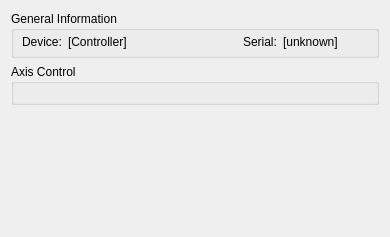
<?xml version="1.0" encoding="UTF-8"?>
<ui version="4.0">
 <class>DockWidgetThorlabsISM</class>
 <widget class="QWidget" name="DockWidgetThorlabsISM">
  <property name="geometry">
   <rect>
    <x>0</x>
    <y>0</y>
    <width>390</width>
    <height>237</height>
   </rect>
  </property>
  <property name="windowTitle">
   <string>Thorlabs ISM</string>
  </property>
  <layout class="QVBoxLayout" name="verticalLayout_2">
   <item>
    <widget class="QGroupBox" name="groupBox">
     <property name="sizePolicy">
      <sizepolicy hsizetype="Preferred" vsizetype="Minimum">
       <horstretch>0</horstretch>
       <verstretch>0</verstretch>
      </sizepolicy>
     </property>
     <property name="title">
      <string>General Information</string>
     </property>
     <layout class="QVBoxLayout" name="verticalLayout_5">
      <property name="spacing">
       <number>6</number>
      </property>
      <property name="leftMargin">
       <number>8</number>
      </property>
      <property name="topMargin">
       <number>1</number>
      </property>
      <property name="rightMargin">
       <number>8</number>
      </property>
      <property name="bottomMargin">
       <number>3</number>
      </property>
      <item>
       <layout class="QHBoxLayout" name="horizontalLayout_4">
        <item>
         <widget class="QLabel" name="label_2">
          <property name="sizePolicy">
           <sizepolicy hsizetype="Preferred" vsizetype="Preferred">
            <horstretch>0</horstretch>
            <verstretch>0</verstretch>
           </sizepolicy>
          </property>
          <property name="text">
           <string>Device:</string>
          </property>
         </widget>
        </item>
        <item>
         <widget class="QLabel" name="lblDevice">
          <property name="sizePolicy">
           <sizepolicy hsizetype="Expanding" vsizetype="Preferred">
            <horstretch>0</horstretch>
            <verstretch>0</verstretch>
           </sizepolicy>
          </property>
          <property name="text">
           <string>[Controller]</string>
          </property>
         </widget>
        </item>
        <item>
         <spacer name="horizontalSpacer_2">
          <property name="orientation">
           <enum>Qt::Horizontal</enum>
          </property>
          <property name="sizeHint" stdset="0">
           <size>
            <width>40</width>
            <height>20</height>
           </size>
          </property>
         </spacer>
        </item>
        <item>
         <widget class="QLabel" name="label_6">
          <property name="sizePolicy">
           <sizepolicy hsizetype="Preferred" vsizetype="Preferred">
            <horstretch>0</horstretch>
            <verstretch>0</verstretch>
           </sizepolicy>
          </property>
          <property name="text">
           <string>Serial:</string>
          </property>
         </widget>
        </item>
        <item>
         <widget class="QLabel" name="lblSerial">
          <property name="sizePolicy">
           <sizepolicy hsizetype="MinimumExpanding" vsizetype="Preferred">
            <horstretch>0</horstretch>
            <verstretch>0</verstretch>
           </sizepolicy>
          </property>
          <property name="text">
           <string>[unknown]</string>
          </property>
          <property name="wordWrap">
           <bool>true</bool>
          </property>
         </widget>
        </item>
       </layout>
      </item>
     </layout>
    </widget>
   </item>
   <item>
    <widget class="QGroupBox" name="groupAxisControl">
     <property name="title">
      <string>Axis Control</string>
     </property>
     <property name="checkable">
      <bool>false</bool>
     </property>
     <layout class="QVBoxLayout" name="verticalLayout">
      <item>
       <widget class="MotorAxisController" name="motorAxisController">
        <property name="numAxis">
         <number>1</number>
        </property>
        <property name="defaultAxisUnit">
         <enum>MotorAxisController::UnitDeg</enum>
        </property>
        <property name="defaultAxisType">
         <enum>MotorAxisController::TypeRotational</enum>
        </property>
        <property name="refreshAvailable">
         <bool>true</bool>
        </property>
        <property name="movementType">
         <enum>MotorAxisController::MovementAbsolute</enum>
        </property>
       </widget>
      </item>
     </layout>
    </widget>
   </item>
   <item>
    <spacer name="verticalSpacer">
     <property name="orientation">
      <enum>Qt::Vertical</enum>
     </property>
     <property name="sizeHint" stdset="0">
      <size>
       <width>20</width>
       <height>40</height>
      </size>
     </property>
    </spacer>
   </item>
  </layout>
 </widget>
 <customwidgets>
  <customwidget>
   <class>MotorAxisController</class>
   <extends>QWidget</extends>
   <header>motorAxisController.h</header>
  </customwidget>
 </customwidgets>
 <resources/>
 <connections/>
</ui>
